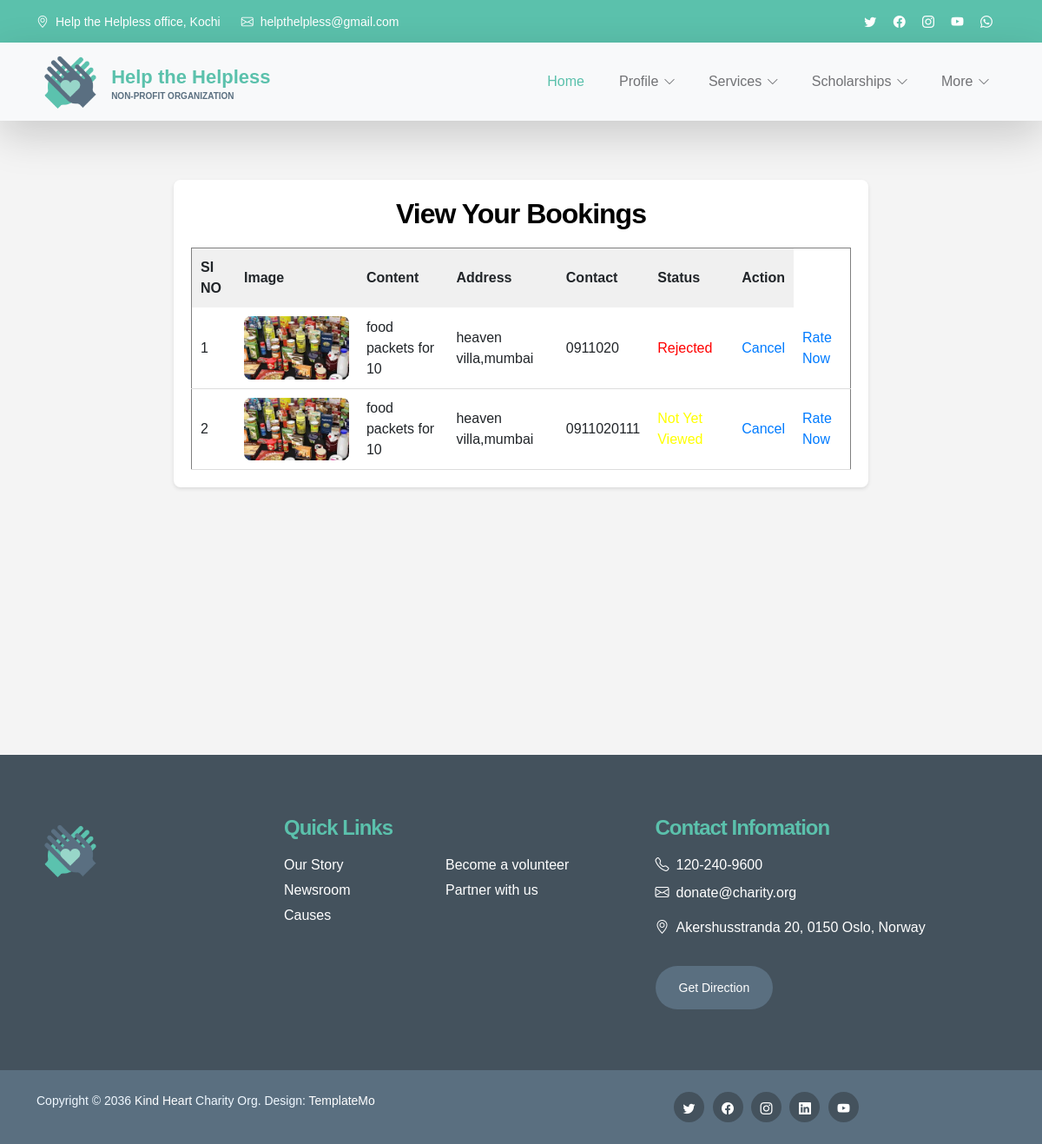
Page /Organization/mybook/ on the committed database.
### Organization/models.py (models this page shows)
class tbl_book(models.Model):
    book_name=models.CharField(max_length=50)
    book_address=models.CharField(max_length=50)
    book_contact=models.CharField(max_length=50)
    post_id=models.ForeignKey(tbl_post,on_delete=models.CASCADE)
    organization_id=models.ForeignKey(tbl_organization,on_delete=models.CASCADE)
    status=models.IntegerField(default=0)

### Helpers/models.py (models this page shows)
class tbl_post(models.Model):
    post_image=models.FileField(upload_to="Post/")
    post_content=models.CharField(max_length=50)
    post_request=models.ForeignKey(tbl_request,on_delete=models.CASCADE)
    helpers=models.ForeignKey(tbl_helper,on_delete=models.CASCADE)

### Organization/views.py (the view)
# urls.py: path('mybook/',views.mybook,name="mybook"),
def mybook(request):
    odata=tbl_book.objects.all()
    return render(request,"Organization/MyBooking.html",{'odata':odata})

### Organization/Templates/Organization/MyBooking.html (shortened to what this page needs)
{% extends 'Organization/header.html' %}
{% load static %}
{% block content %}
<!DOCTYPE html>
<html lang="en">
<head>
</head>
<body style="font-family: Arial, sans-serif; background-color: #f4f4f4; margin: 0; padding: 0;">
    <div style="max-width: 800px; margin: 20px auto; padding: 20px; background-color: #fff; border-radius: 8px; box-shadow: 0 2px 4px rgba(0, 0, 0, 0.1);">
        <h3 style="text-align: center; margin-bottom: 20px;">View Your Bookings</h3>
        <form action="" method="post" enctype="multipart/form-data">
            <table border="1" cellpadding="10" style="width: 100%; border-collapse: collapse;">
                <tr>
                    <th style="padding: 10px; background-color: #f0f0f0; font-weight: bold;">SI NO</th>
                    <th style="padding: 10px; background-color: #f0f0f0; font-weight: bold;">Image</th>
                    <th style="padding: 10px; background-color: #f0f0f0; font-weight: bold;">Content</th>
                    <th style="padding: 10px; background-color: #f0f0f0; font-weight: bold;">Address</th>
                    <th style="padding: 10px; background-color: #f0f0f0; font-weight: bold;">Contact</th>
                    <th style="padding: 10px; background-color: #f0f0f0; font-weight: bold;">Status</th>
                    <th style="padding: 10px; background-color: #f0f0f0; font-weight: bold;">Action</th>
                </tr>
                {% for i in odata %}
                <tr>
                    <td style="padding: 10px; border-bottom: 1px solid #ddd; text-align: left;">{{forloop.counter}}</td>
                    <td style="padding: 10px; border-bottom: 1px solid #ddd; text-align: left;"><img src="{{ i.post_id.post_image.url }}" alt="Image" style="max-width: 100%; height: auto; border-radius: 8px;"></td>
                    <td style="padding: 10px; border-bottom: 1px solid #ddd; text-align: left;">{{i.post_id.post_content}}</td>
                    <td style="padding: 10px; border-bottom: 1px solid #ddd; text-align: left;">{{i.book_address}}</td>
                    <td style="padding: 10px; border-bottom: 1px solid #ddd; text-align: left;">{{i.book_contact}}</td>
                    <td style="padding: 10px; border-bottom: 1px solid #ddd; text-align: left;">
                        {% if i.status == 1 %}
                        <p style="margin: 0; color: green;">Accepted</p>
                        {% elif i.status ==  2 %}
                        <p style="margin: 0; color: red;">Rejected</p>
                        {% else %}
                        <p style="margin: 0; color: yellow;">Not Yet Viewed</p>
                        {% endif %}
                    </td>
                    <td style="padding: 10px; border-bottom: 1px solid #ddd; text-align: left;"><a href="#" style="text-decoration: none; color: #007bff;">Cancel</a></td>
                    <td style="padding: 10px; border-bottom: 1px solid #ddd; text-align: left;"><a href="{% url 'Organization:helperrating' i.post_id.helpers.id %}" style="text-decoration: none; color: #007bff;">Rate Now</a></td>
                </tr>
                {% endfor %}
            </table>
        </form>
    </div>
</body>
</html>
{% endblock content %}

### Guest/static/Main/css/templatemo-kind-heart-charity.css (style rules this page uses)
:root { --white-color: #ffffff; --primary-color: #5bc1ac; --secondary-color: #5a6f80; --section-bg-color: #f0f8ff; --site-footer-bg-color: #44525d; --custom-btn-bg-color: #597081; --custom-btn-bg-hover-color: #5bc1ac; --dark-color: #000000; --p-color: #717275; --border-color: #e9eaeb; --body-font-family: 'Metropolis', sans-serif; --h1-font-size: 52px; --h2-font-size: 46px; --h3-font-size: 32px; --h4-font-size: 28px; --h5-font-size: 24px; --h6-font-size: 22px; --p-font-size: 16px; --btn-font-size: 18px; --copyright-font-size: 14px; --border-radius-large: 100px; --border-radius-medium: 20px; --border-radius-small: 10px; --font-weight-light: 300; --font-weight-normal: 400; --font-weight-semibold: 600; --font-weight-bold: 700; }
body { background-color: var(--white-color); font-family: var(--body-font-family); }
h2, h3, h4, h5, h6 { color: var(--dark-color); }
h1, h2, h3, h4, h5, h6 { font-weight: var(--font-weight-semibold); letter-spacing: -1px; }
h3 { font-size: var(--h3-font-size); }
p { color: var(--p-color); font-size: var(--p-font-size); font-weight: var(--font-weight-light); }
a, button { touch-action: manipulation; transition: all 0.3s; }
a { color: var(--p-color); text-decoration: none; }

### rows in the picture
tbl_book: post_id.post_image (picture), post_id.post_content "food packets for 10", book_address "heaven villa,mumbai", book_contact "0911020", status "Rejected"
tbl_book: post_id.post_image (picture), post_id.post_content "food packets for 10", book_address "heaven villa,mumbai", book_contact "0911020111", status "Not Yet Viewed"
